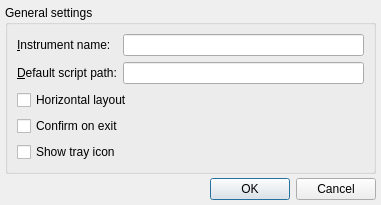
<?xml version="1.0" encoding="UTF-8"?>
<ui version="4.0">
 <class>PrefsDialog</class>
 <widget class="QDialog" name="PrefsDialog">
  <property name="geometry">
   <rect>
    <x>0</x>
    <y>0</y>
    <width>381</width>
    <height>205</height>
   </rect>
  </property>
  <property name="windowTitle">
   <string>Preferences</string>
  </property>
  <layout class="QGridLayout" name="gridLayout">
   <property name="horizontalSpacing">
    <number>10</number>
   </property>
   <property name="verticalSpacing">
    <number>4</number>
   </property>
   <property name="margin">
    <number>5</number>
   </property>
   <item row="2" column="0" colspan="2">
    <widget class="QDialogButtonBox" name="buttonBox">
     <property name="orientation">
      <enum>Qt::Horizontal</enum>
     </property>
     <property name="standardButtons">
      <set>QDialogButtonBox::Cancel|QDialogButtonBox::Ok</set>
     </property>
    </widget>
   </item>
   <item row="0" column="0" colspan="2">
    <widget class="QGroupBox" name="groupBox">
     <property name="title">
      <string>General settings</string>
     </property>
     <layout class="QGridLayout" name="gridLayout_2">
      <item row="0" column="0">
       <widget class="QLabel" name="label_2">
        <property name="text">
         <string>&amp;Instrument name:</string>
        </property>
        <property name="buddy">
         <cstring>instrument</cstring>
        </property>
       </widget>
      </item>
      <item row="0" column="1">
       <widget class="QLineEdit" name="instrument">
        <property name="sizePolicy">
         <sizepolicy hsizetype="Expanding" vsizetype="Fixed">
          <horstretch>0</horstretch>
          <verstretch>0</verstretch>
         </sizepolicy>
        </property>
       </widget>
      </item>
      <item row="1" column="0">
       <widget class="QLabel" name="label_3">
        <property name="text">
         <string>&amp;Default script path:</string>
        </property>
        <property name="buddy">
         <cstring>scriptpath</cstring>
        </property>
       </widget>
      </item>
      <item row="1" column="1">
       <widget class="QLineEdit" name="scriptpath"/>
      </item>
      <item row="3" column="0" colspan="2">
       <widget class="QCheckBox" name="horzLayout">
        <property name="text">
         <string>Horizontal layout</string>
        </property>
       </widget>
      </item>
      <item row="4" column="0" colspan="2">
       <widget class="QCheckBox" name="confirmExit">
        <property name="text">
         <string>Confirm on exit</string>
        </property>
       </widget>
      </item>
      <item row="5" column="0" colspan="2">
       <widget class="QCheckBox" name="showTrayIcon">
        <property name="text">
         <string>Show tray icon</string>
        </property>
       </widget>
      </item>
     </layout>
    </widget>
   </item>
  </layout>
 </widget>
 <tabstops>
  <tabstop>buttonBox</tabstop>
 </tabstops>
 <resources/>
 <connections>
  <connection>
   <sender>buttonBox</sender>
   <signal>accepted()</signal>
   <receiver>PrefsDialog</receiver>
   <slot>accept()</slot>
   <hints>
    <hint type="sourcelabel">
     <x>248</x>
     <y>254</y>
    </hint>
    <hint type="destinationlabel">
     <x>157</x>
     <y>274</y>
    </hint>
   </hints>
  </connection>
  <connection>
   <sender>buttonBox</sender>
   <signal>rejected()</signal>
   <receiver>PrefsDialog</receiver>
   <slot>reject()</slot>
   <hints>
    <hint type="sourcelabel">
     <x>316</x>
     <y>260</y>
    </hint>
    <hint type="destinationlabel">
     <x>286</x>
     <y>274</y>
    </hint>
   </hints>
  </connection>
 </connections>
</ui>
